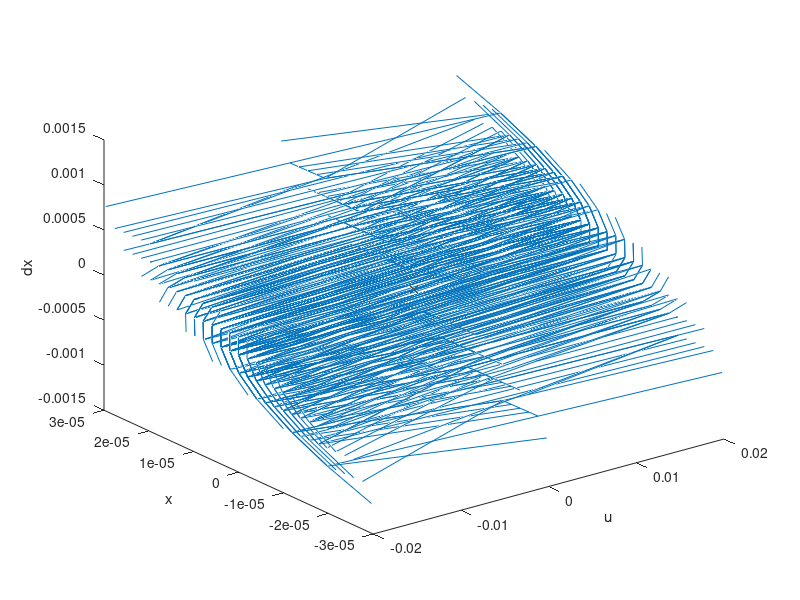
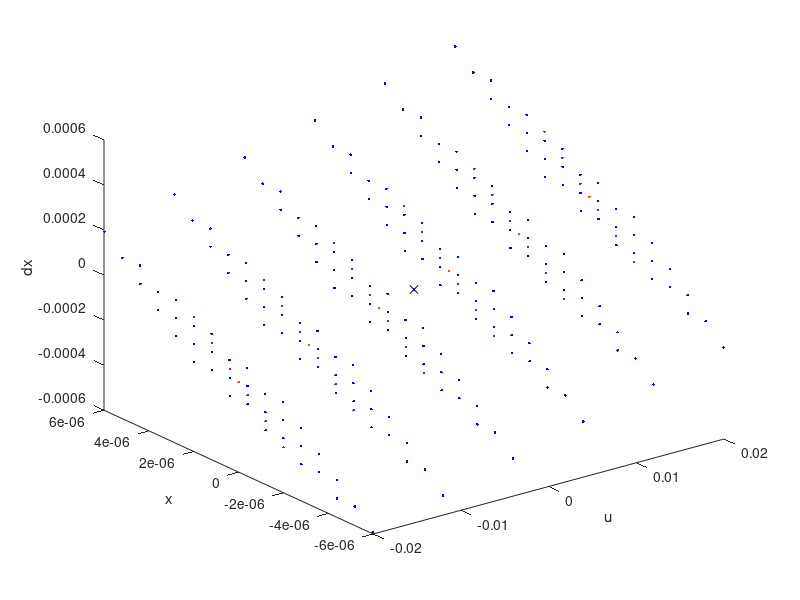

Here is the MATLAB script that generated these plots, in order:
function dynamics_fractal
%DYNAMICS_FRACTAL Trying to recreate manifold for by looking at the horizon
%for a variety of actions.
m = 1;      % Mass
c = 1;      % Damping
k = 1;      % Spring Constant
w = .731/(2*pi);  % Frequency
w = 1/(2*pi);

g = 0.02;    % Input gain
dt = 0.01;

us = g*[-1,0,1];

fcn_phys = @(q,u) [q(2);...
                   (u - c*q(2) - k*q(1))/m];

               
%%% Simple branching fractal
figure(15301)
clf
plot3([0],[0],[0],'kx')
xlabel('u')
ylabel('x')
zlabel('dx')
hold on
%%% Plot the fractal
ends = [0;0;0];
for i = 1:6; % Fractal depth
    disp(sprintf('Iteration %f', i))
    new_ends = zeros(3, size(ends,2)*3);
    for n = 1:size(ends,2)
        for m=1:3
           ind = (3*(n-1)+m);
           new_ends(:,ind) = [us(m);...
                              dt*fcn_phys(ends(2:3,n),us(m)) + ends(2:3,n)];
           line([ends(1,n), new_ends(1,ind)],...
                [ends(2,n), new_ends(2,ind)],...
                [ends(3,n), new_ends(3,ind)]);
        end
    end
    ends = new_ends;
end

%%% "Fan" fractal
figure(15302)
clf
plot3([0],[0],[0],'kx')
xlabel('u')
ylabel('x')
zlabel('dx')
hold on
%%% Plot the fractal
wid = 6;
depth = 3;
us_mod = linspace(us(1), us(end), wid);
ends = [0;0;0];
colors = [linspace(1,0,depth)', linspace(.3,0,depth)', linspace(0,1,depth)'];
for i = 1:depth; % Fractal depth
    disp(sprintf('Iteration %f', i))
    new_ends = zeros(3, size(ends,2)*3);
    for n = 1:size(ends,2)
        for m=1:wid
           ind = (wid*(n-1)+m);
           new_ends(:,ind) = [us_mod(m);...
                              dt*fcn_phys(ends(2:3,n),us_mod(m)) + ends(2:3,n)];
          
        end
        plot3(new_ends(1,:), new_ends(2,:), new_ends(3,:),'.', 'Color', colors(i,:));
    end
    ends = new_ends;
end


end

